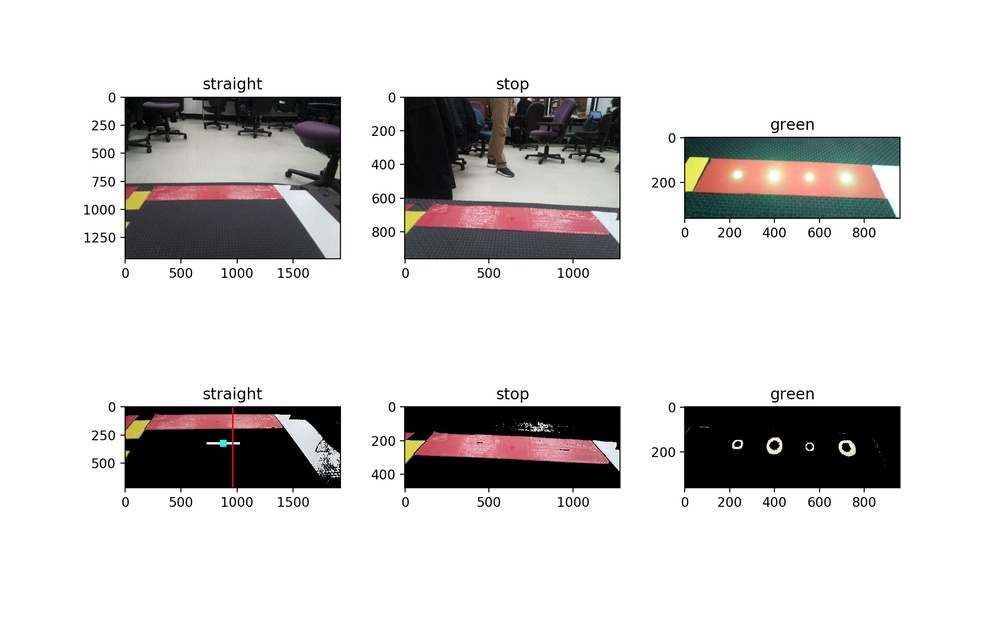
#> input picture stop.jpg, 1000 x 619 px, shrunk from 2150 x 1330 before the run
$ python -i detect_rgb2.py   (imports and definitions only)
#> lines starting #> are read from the running program, lines starting #| are printed output that depends on the picture; after the words box and inside, x2 and y2 are one past the last pixel; in counts of white or black regions, pixels touching at a corner belong together
import numpy as np
import cv2
from PIL import Image
import time


def detect(img):
    img = img[int(img.shape[0]/2):int(img.shape[0]), :, :]
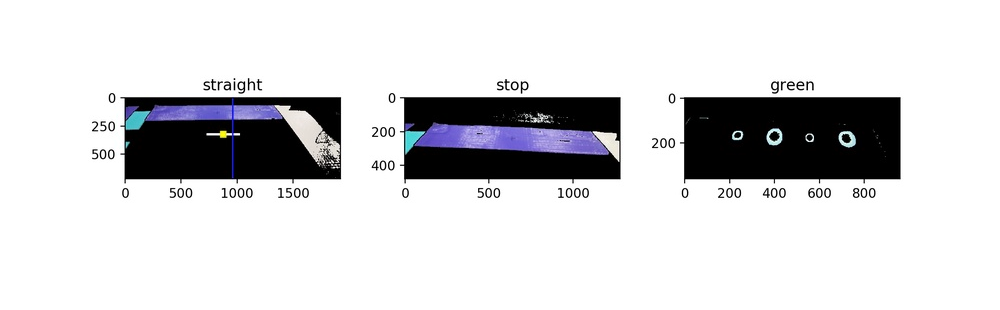
#> img: shape (310, 1000, 3); mean of channels 0, 1, 2 215.9, 214.1, 214.1; drawn as B, G, R
    h, w, _ = img.shape
#> h = 310; w = 1000
    img = cv2.GaussianBlur(img, (5, 5), 0)
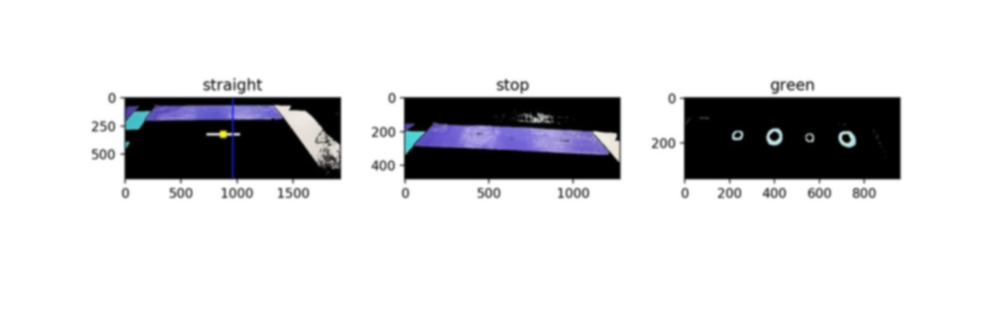
#> img: shape (310, 1000, 3); mean of channels 0, 1, 2 215.9, 214.1, 214.1; drawn as B, G, R
    hsv_img = cv2.cvtColor(img, cv2.COLOR_RGB2HSV)
#> hsv_img: shape (310, 1000, 3); mean H, S, V 7.2, 7.3, 216.1

    yellow_low = np.array([26, 57, 46])
    yellow_high = np.array([34, 255, 255])

    white_low = np.array([0, 0, 200])
    white_high = np.array([180, 60, 255])

    red_low = np.array([170, 90, 0])
    red_high = np.array([180, 255, 255])

    mask_white = cv2.inRange(hsv_img, white_low, white_high)
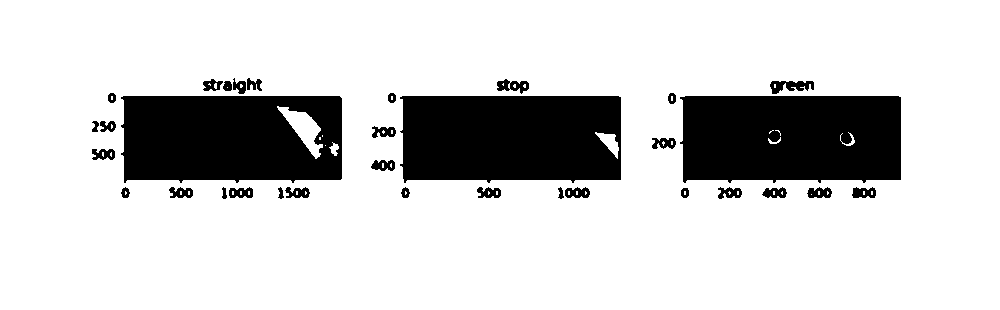
#> mask_white: shape (310, 1000); 81.3% white; 33 black regions, largest, box (x1, y1, x2, y2) and area: (680, 96, 901, 183) 18252, (400, 96, 621, 183) 18075, (121, 96, 342, 183) 17346
    mask_yellow = cv2.inRange(hsv_img, yellow_low, yellow_high)
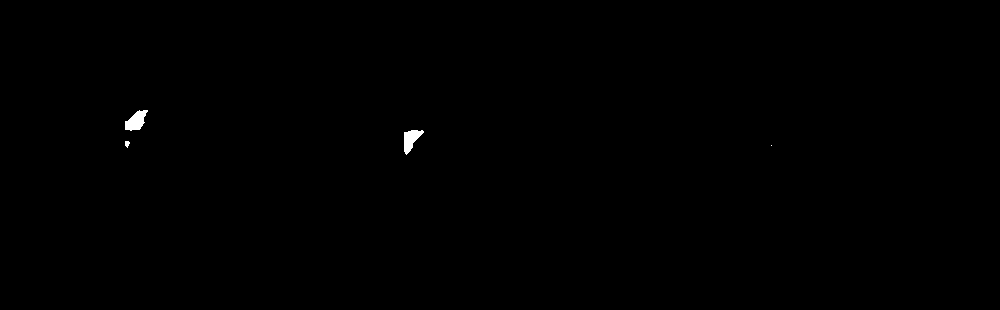
#> mask_yellow: shape (310, 1000); 0.19% white; 4 white regions (1 under 20 px), largest, box (x1, y1, x2, y2) and area: (125, 110, 148, 131) 295, (404, 130, 424, 155) 271, (125, 141, 130, 148) 25
    mask_red = cv2.inRange(hsv_img, red_low, red_high)
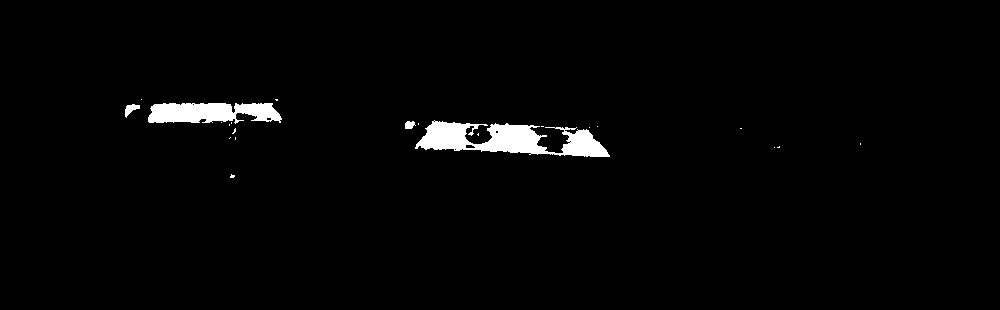
#> mask_red: shape (310, 1000); 2% white; 22 white regions (18 under 20 px), largest, box (x1, y1, x2, y2) and area: (415, 120, 610, 157) 3767, (148, 103, 282, 124) 2159, (125, 104, 140, 118) 105, (405, 121, 416, 129) 67

    y_ratio = float(format((mask_yellow > 0).sum() / float(w*h), '.4f'))
#> y_ratio = 0.0019
    w_ratio = float(format((mask_white > 0).sum() / float(w*h), '.4f'))
#> w_ratio = 0.813
    r_ratio = float(format((mask_red > 0).sum() / float(w*h), '.4f'))
#> r_ratio = 0.0199

    y_thresh = float(0.005)
    w_thresh = float(0.01)
    r_thresh = float(0.18)

    if r_ratio >= r_thresh:
        command = 'stop'
        mid = [0, 0]

    elif y_ratio < y_thresh:
        white_pix_r, white_pix_c = np.where(mask_white > 0)
        mid = [int(np.median(white_pix_r)), int(np.median(white_pix_c)/2)]
#> mid = [181, 247]
        command = 'turn left'

    elif y_ratio >= y_thresh and w_ratio < w_thresh:
        yellow_pix_r, yellow_pix_c = np.where(mask_yellow > 0)
        myc = np.median(yellow_pix_c)
        mid = [int(np.median(yellow_pix_r)), int(myc+((w-myc)/2))]
        command = 'turn right'

    elif y_ratio >= y_thresh and y_ratio >= y_thresh:
        white_pix_r, white_pix_c = np.where(mask_white > 0)
        mwr = np.median(white_pix_r)
        mwc = np.median(white_pix_c)
        yellow_pix_r, yellow_pix_c = np.where(mask_yellow > 0)
        myr = np.median(yellow_pix_r)
        myc = np.median(yellow_pix_c)
        mid = [int(max(mwr, myr)), int(myc + ((mwc - myc) / 2))]
        command = 'straight'

    else:
        mid = [-1, -1]

    return int(w/2), mid, command, [y_ratio, w_ratio, r_ratio]


# [7 lines of commented-out code are left out]

>>> import cv2
>>> picture = cv2.cvtColor(cv2.imread('../stop.jpg'), cv2.COLOR_BGR2RGB)
>>> result = detect(picture)
#> result = (500, [181, 247], 'turn left', [0.0019, 0.813, 0.0199])
